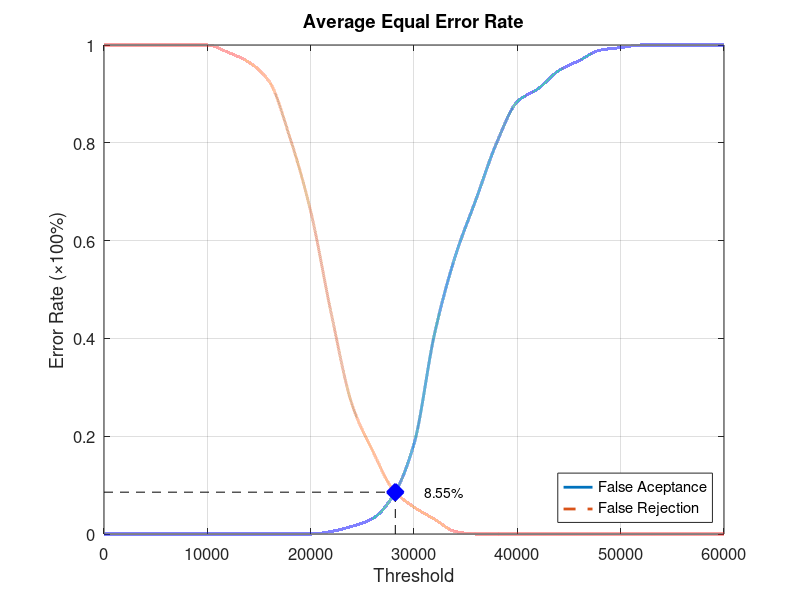
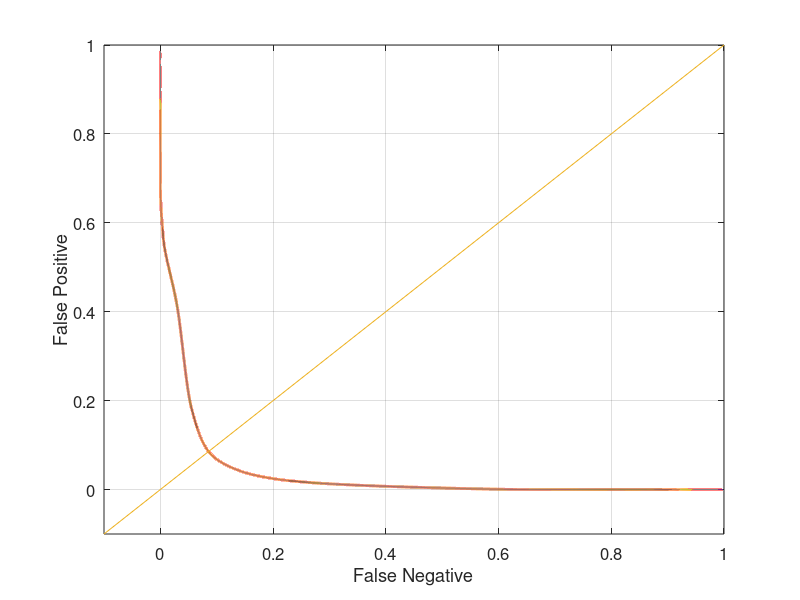

The MATLAB source for these figures, in order:
function yEER = Database2_1
close all;
clear;
clc;
x = 0:2000:60000;
xq = 0:0.5:60000;

y0 = [0 0 0 0 0 0 0 0 0 0 0 0.00526316 0.0157895 0.0315789 0.0789474 0.184211 0.410526 0.568421 0.684211 0.8 0.884211 0.910526 0.947368 0.968421 0.989474 0.994737 1 1 1 1 1];
yy0 = interp1(x, y0, xq, 'pchip');
y1 = [1 1 1 1 1 1 0.985 0.965 0.925 0.81 0.66 0.45 0.265 0.17 0.09 0.055 0.03 0.005 0 0 0 0 0 0 0 0 0 0 0 0 0];
yy1 = interp1(x, y1, xq, 'pchip');

% Calculating EER: 
y2 = abs(y0 - y1);
find(y2 == min(y2))
yy2 = abs(yy0 - yy1);
xEER = find(yy2 == min(yy2));
xEERIndex = xq(xEER) % X-axis EER
yEER = yy0(xEER) % Y-axis EER

main = figure
plot(xq, yy0,'-','LineWidth', 2);	hold on
plot(xq, yy1,'--','LineWidth', 2);	hold on
plot([xEERIndex xEERIndex], [0 yEER], 'k--');	hold on
plot([0 xEERIndex], [yEER yEER], 'k--');	hold on
plot(xEERIndex, yEER, 'bx', 'LineWidth', 10);	hold on
text(xEERIndex + 10 * xEERIndex / 100, yEER, [num2str(round((10000 * yEER)) / 100) '%'])
legend('False Aceptance', 'False Rejection', 'Location', 'SouthEast')
xlabel('Threshold')
ylabel('Error Rate (\times100%)')
title('Average Equal Error Rate')
set(gca, 'FontSize', 12)
axis([0 60000 0 1])
grid on

print(main, 'Database2_1Main', '-dpng');
FNRxFPR = figure('Color', [1 1 1]);
plot(yy1, yy0, '-', yy1, yy0, 'LineWidth', 2);
hold on
y = -0.1:0.1:1
plot(y, y); 
set(gca, 'FontSize', 12)
xlabel('False Negative')
ylabel('False Positive')
axis([-0.1 1 -0.1 1])
set(gca, 'FontSize', 12)
grid on

print(FNRxFPR, 'Database2_1FNRxFPR','-dpng');
end
